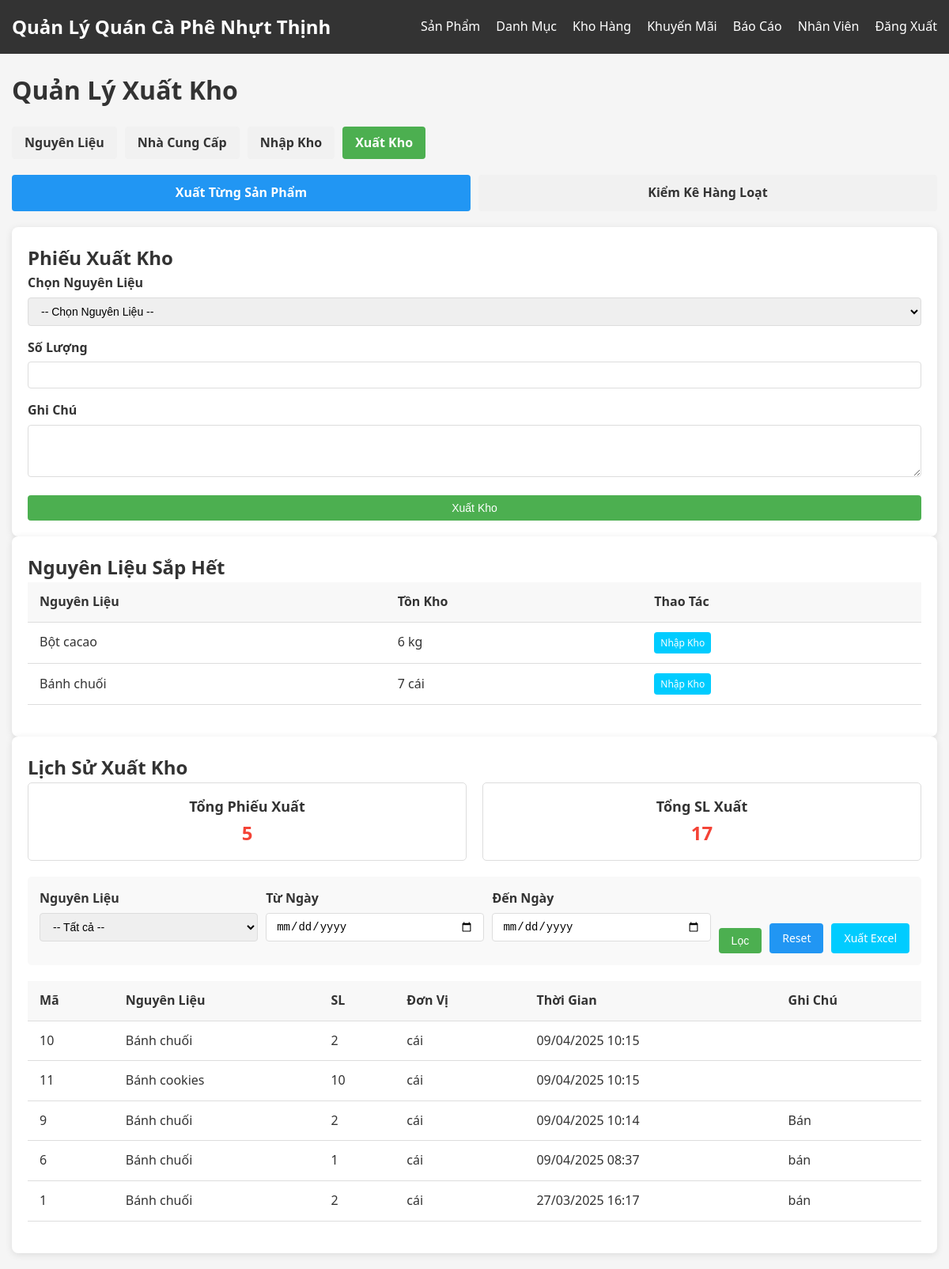
The app's page /admin/stock_out.php (signed in) with its own data.
### tables this page shows
CREATE TABLE `materials` (
  `material_id` int(11) NOT NULL,
  `material_name` varchar(100) NOT NULL,
  `supplier_id` int(11) NOT NULL,
  `unit` varchar(50) NOT NULL,
  `stock_quantity` int(11) NOT NULL DEFAULT 0,
  `low_stock_threshold` int(11) NOT NULL DEFAULT 10,
  `status` enum('Còn hàng','Hết hàng') DEFAULT 'Còn hàng'
);

CREATE TABLE `stock_transactions` (
  `transaction_id` int(11) NOT NULL,
  `material_id` int(11) NOT NULL,
  `transaction_type` enum('Nhập','Xuất') NOT NULL,
  `quantity` int(11) NOT NULL,
  `unit_price` decimal(10,2) DEFAULT NULL,
  `total_amount` decimal(10,2) GENERATED ALWAYS AS (`quantity` * `unit_price`) STORED,
  `transaction_datetime` datetime DEFAULT current_timestamp(),
  `note` text DEFAULT NULL
);

### admin/stock_out.php (the view, shortened to what the rows shown need)
<?php
require_once '../config/db.php';
$transactions_where = "WHERE t.transaction_type = 'Xuất'";
$per_page = 20;
$page = isset($_GET['page']) ? (int)$_GET['page'] : 1;
$offset = ($page - 1) * $per_page;
$transactions_query = "SELECT t.*, m.material_name, m.unit
                      FROM Stock_Transactions t
                      JOIN Materials m ON t.material_id = m.material_id
                      $transactions_where
                      ORDER BY t.transaction_datetime DESC
                      LIMIT $offset, $per_page";
$transactions_result = $conn->query($transactions_query);
?>
<!DOCTYPE html>
<html lang="vi">
<head>
    <link rel="stylesheet" href="../assets/css/style.css">
</head>
<body>
    <div class="container">
        <div class="dashboard">
            <div class="dashboard-header">
                <h1>Quản Lý Xuất Kho</h1>
            </div>
            <?php if (isset($_GET['mode']) && $_GET['mode'] === 'batch'): ?>
            <div class="row">
                <div class="col-md-12">
                    <div class="card">
                        <h2>Kiểm Kê Xuất Kho Hàng Loạt</h2>
                        <?php
                        if ($_SERVER['REQUEST_METHOD'] === 'POST' && isset($_POST['batch_stock_out'])) {
                            $batch_note = sanitize($_POST['batch_note']);
                            $transaction_type = 'Xuất';
                            $entries_count = 0;
                            $error_count = 0;
                            $conn->begin_transaction();
                            try {
                                foreach ($_POST['quantity'] as $material_id => $quantity) {
                                    $material_id = (int)$material_id;
                                    $quantity = (int)$quantity;
                                    if ($quantity <= 0) {
                                        continue;
                                    }
                                    $stock_query = "SELECT stock_quantity FROM Materials WHERE material_id = ?";
                                    $stock_stmt = $conn->prepare($stock_query);
                                    $stock_stmt->bind_param("i", $material_id);
                                    $stock_stmt->execute();
                                    $stock_result = $stock_stmt->get_result();
                                    $current_stock = $stock_result->fetch_assoc()['stock_quantity'];
                                    if ($current_stock < $quantity) {
                                        $error_count++;
                                        continue;
                                    }
                                    $material_query = "SELECT unit_price FROM Stock_Transactions WHERE material_id = ? AND transaction_type = 'Nhập' ORDER BY transaction_id DESC LIMIT 1";
                                    $material_stmt = $conn->prepare($material_query);
                                    $material_stmt->bind_param("i", $material_id);
                                    $material_stmt->execute();
                                    $material_result = $material_stmt->get_result();
                                    $unit_price = 0;
                                    if ($material_result->num_rows > 0) {
                                        $unit_price = $material_result->fetch_assoc()['unit_price'];
                                    }
                                    $transaction_query = "INSERT INTO Stock_Transactions (material_id, transaction_type, quantity, unit_price, note)
                                                        VALUES (?, ?, ?, ?, ?)";
                                    $transaction_stmt = $conn->prepare($transaction_query);
                                    $transaction_stmt->bind_param("isids", $material_id, $transaction_type, $quantity, $unit_price, $batch_note);
                                    $transaction_stmt->execute();
                                    $update_query = "UPDATE Materials SET
                                                    stock_quantity = stock_quantity - ?,
                                                    status = IF(stock_quantity - ? > 0, 'Còn hàng', 'Hết hàng')
                                                    WHERE material_id = ?";
                                    $update_stmt = $conn->prepare($update_query);
                                    $update_stmt->bind_param("iii", $quantity, $quantity, $material_id);
                                    $update_stmt->execute();
                                    $entries_count++;
                                }
                                $conn->commit();
                                if ($entries_count > 0) {
                                    echo '<div class="alert alert-success">Đã xuất ' . $entries_count . ' nguyên liệu khỏi kho</div>';
                                    if ($error_count > 0) {
                                        echo '<div class="alert alert-warning">Có ' . $error_count . ' nguyên liệu không thể xuất do tồn kho không đủ</div>';
                                    }
                                } else {
                                    if ($error_count > 0) {
                                        echo '<div class="alert alert-danger">Không thể xuất ' . $error_count . ' nguyên liệu do tồn kho không đủ</div>';
                                    } else {
                                        echo '<div class="alert alert-warning">Không có nguyên liệu nào được xuất</div>';
                                    }
                                }
                            } catch (Exception $e) {
                                $conn->rollback();
                                echo '<div class="alert alert-danger">Lỗi khi xuất kho: ' . $e->getMessage() . '</div>';
                            }
                        }
                        ?>
                        <form method="POST" action="?mode=batch">
                            <div class="form-group">
                                <label for="batch_note">Ghi Chú Chung</label>
                                <textarea id="batch_note" name="batch_note" class="form-control" rows="2"></textarea>
                            </div>
                            <div class="table-responsive">
                                <table class="table table-striped">
                                    <thead>
                                        <tr>
                                            <th>Mã</th>
                                            <th>Nguyên Liệu</th>
                                            <th>Tồn Kho</th>
                                            <th>Đơn Vị</th>
                                            <th>Số Lượng Xuất</th>
                                        </tr>
                                    </thead>
                                    <tbody>
                                        <?php
                                        $all_materials_query = "SELECT m.*, s.supplier_name FROM Materials m JOIN Suppliers s ON m.supplier_id = s.supplier_id WHERE m.stock_quantity > 0 ORDER BY m.material_name";
                                        $all_materials_result = $conn->query($all_materials_query);
                                        if ($all_materials_result->num_rows > 0):
                                            while ($material = $all_materials_result->fetch_assoc()):
                                        ?>
                                            <tr>
                                                <td><?php echo $material['material_id']; ?></td>
                                                <td>
                                                    <?php echo $material['material_name']; ?>
                                                    <span class="text-muted">(<?php echo $material['supplier_name']; ?>)</span>
                                                </td>
                                                <td class="stock-value"><?php echo $material['stock_quantity']; ?></td>
                                                <td><?php echo $material['unit']; ?></td>
                                                <td>
                                                    <input type="number" name="quantity[<?php echo $material['material_id']; ?>]" value="0" min="0" max="<?php echo $material['stock_quantity']; ?>" class="form-control quantity-out-input" data-stock="<?php echo $material['stock_quantity']; ?>">
                                                </td>
                                            </tr>
                                        <?php
                                            endwhile;
                                        else:
                                        ?>
                                            <tr>
                                                <td colspan="5" class="text-center">Không có nguyên liệu nào trong kho</td>
                                            </tr>
                                        <?php endif; ?>
                                    </tbody>
                                </table>
                            </div>
                            <button type="submit" name="batch_stock_out" class="btn btn-primary btn-block mt-3">Lưu Phiếu Xuất Kho</button>
                        </form>
                    </div>
                </div>
            </div>
            <?php else: ?>
            <div class="row">
                <div class="col-md-4">
                    <div class="card">
                        <h2>Phiếu Xuất Kho</h2>
                    </div>
                    <div class="card mt-3">
                        <h2>Nguyên Liệu Sắp Hết</h2>
                        <?php
                        $low_stock_query = "SELECT m.*, s.supplier_name
                                            FROM Materials m
                                            JOIN Suppliers s ON m.supplier_id = s.supplier_id
                                            WHERE m.stock_quantity < 10
                                            ORDER BY m.stock_quantity ASC
                                            LIMIT 5";
                        $low_stock_result = $conn->query($low_stock_query);
                        if ($low_stock_result->num_rows > 0):
                        ?>
                            <table class="table">
                                <thead>
                                    <tr>
                                        <th>Nguyên Liệu</th>
                                        <th>Tồn Kho</th>
                                        <th>Thao Tác</th>
                                    </tr>
                                </thead>
                                <tbody>
                                    <?php while ($material = $low_stock_result->fetch_assoc()): ?>
                                        <tr>
                                            <td><?php echo $material['material_name']; ?></td>
                                            <td><?php echo $material['stock_quantity']; ?> <?php echo $material['unit']; ?></td>
                                            <td>
                                                <a href="stock_in.php?material_id=<?php echo $material['material_id']; ?>" class="btn btn-success btn-sm">Nhập Kho</a>
                                            </td>
                                        </tr>
                                    <?php endwhile; ?>
                                </tbody>
                            </table>
                        <?php else: ?>
                            <p class="text-center">Không có nguyên liệu nào sắp hết.</p>
                        <?php endif; ?>
                    </div>
                </div>
                <div class="col-md-8">
                    <div class="card">
                        <h2>Lịch Sử Xuất Kho</h2>
                        <div class="table-responsive">
                            <table class="table">
                                <thead>
                                    <tr>
                                        <th>Mã</th>
                                        <th>Nguyên Liệu</th>
                                        <th>SL</th>
                                        <th>Đơn Vị</th>
                                        <th>Thời Gian</th>
                                        <th>Ghi Chú</th>
                                    </tr>
                                </thead>
                                <tbody>
                                    <?php if ($transactions_result->num_rows > 0): ?>
                                        <?php while ($transaction = $transactions_result->fetch_assoc()): ?>
                                            <tr>
                                                <td><?php echo $transaction['transaction_id']; ?></td>
                                                <td><?php echo $transaction['material_name']; ?></td>
                                                <td><?php echo $transaction['quantity']; ?></td>
                                                <td><?php echo $transaction['unit']; ?></td>
                                                <td><?php echo date('d/m/Y H:i', strtotime($transaction['transaction_datetime'])); ?></td>
                                                <td><?php echo $transaction['note']; ?></td>
                                            </tr>
                                        <?php endwhile; ?>
                                    <?php else: ?>
                                        <tr><td colspan="6" class="text-center">Không có dữ liệu</td></tr>
                                    <?php endif; ?>
                                </tbody>
                            </table>
                        </div>
                    </div>
                </div>
            </div>
            <?php endif; ?>
        </div>
    </div>
</body>
</html>

### records on screen
materials: material_name "Bột cacao", stock_quantity "6", unit "kg"
materials: material_name "Bánh chuối", stock_quantity "7", unit "cái"
stock_transactions: transaction_id "10", material.material_name "Bánh chuối", quantity "2", material.unit "cái", transaction_datetime "09/04/2025 10:15"
stock_transactions: transaction_id "11", material.material_name "Bánh cookies", quantity "10", material.unit "cái", transaction_datetime "09/04/2025 10:15"
stock_transactions: transaction_id "9", material.material_name "Bánh chuối", quantity "2", material.unit "cái", transaction_datetime "09/04/2025 10:14", note "Bán"
stock_transactions: transaction_id "6", material.material_name "Bánh chuối", quantity "1", material.unit "cái", transaction_datetime "09/04/2025 08:37", note "bán"
stock_transactions: transaction_id "1", material.material_name "Bánh chuối", quantity "2", material.unit "cái", transaction_datetime "27/03/2025 16:17", note "bán"

### other values on screen
$totals['transaction_count'] "5"
$totals['total_quantity'] "17"
